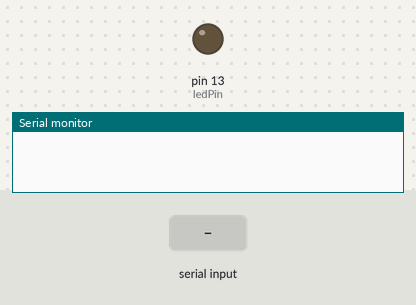
The sketch below on a simulated Arduino Uno, built with avr-gcc and run on an emulated ATmega328P. Shown: output pins drawn as LEDs (lit = HIGH), the last lines printed to the serial monitor. Inputs (shaded band) come from the test bench.

Above: at 1.2 s.
1.3 s: "A" received over Serial
At 2.1 s:
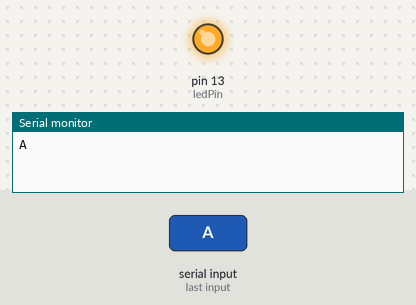
2.8 s: "B" received over Serial
At 3.3 s:
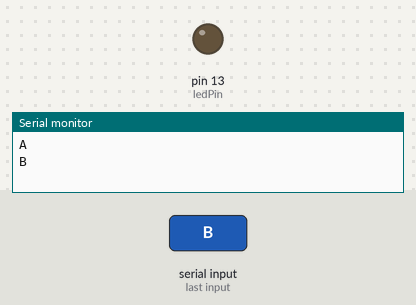
Timing chart, 0 to 5.8 s (numbered marks = the images above; inputs shaded):
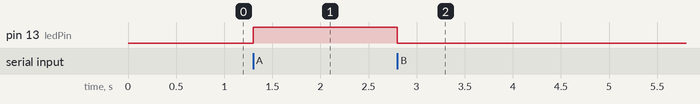

Measured:
- after the input at 1.3 s, pin 13 (ledPin): LOW → HIGH at once
- after the input at 2.8 s, pin 13 (ledPin): HIGH → LOW at once

The sketch:

ledbluetooth.ino
```cpp
int ledPin = 13;

void setup() {
  pinMode(ledPin, OUTPUT);
  Serial.begin(9600);
  digitalWrite(ledPin, LOW);
}

void loop() {
    char z = Serial.read();
    if(z == 'A'){
      digitalWrite(ledPin, HIGH);
      Serial.println(z);
    }
    if(z == 'B'){
      digitalWrite(ledPin, LOW);
      Serial.println(z);
    }
}
```
